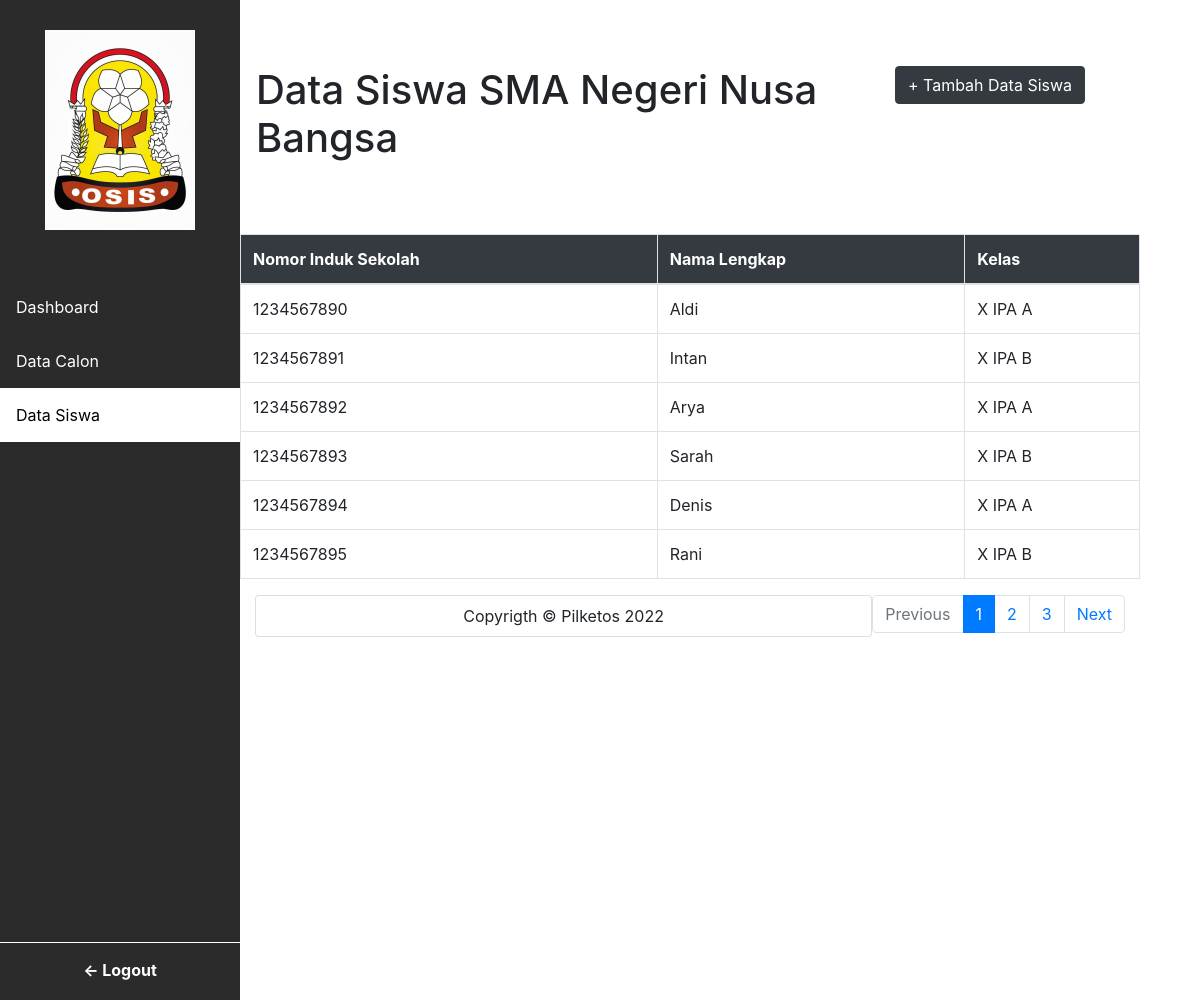
The page /data-siswa.php on the database its author committed.
### tables this page shows
CREATE TABLE `siswa` (
  `id` int(11) NOT NULL,
  `id_kelas` text NOT NULL,
  `nama_lengkap` varchar(100) NOT NULL,
  `nis` varchar(10) NOT NULL,
  `status` int(11) NOT NULL
);

### data-siswa.php (the view, shortened to what this page needs)
<?php
include 'db.php';
$siswa = mysqli_query($db, "SELECT * FROM siswa");
?>
<!DOCTYPE html>
<html>
<head>
  <link rel="stylesheet" href="https://cdn.jsdelivr.net/npm/bootstrap@4.6.2/dist/css/bootstrap.min.css">
<link rel="stylesheet" href="style.css">
</head>
<body>
<div class="bungkus">
 <div class="data-kiri">
    <ul>
      <li><center><img src="osis2.jpg" width="150" style="margin-top: 30px;"></center></li>
      <li style="margin-top: 50px;"><a href="dashboard.php">Dashboard</a></li>
      <li><a href="data-calon.php">Data Calon</a></li>
      <li><a class="active" href="data-siswa.php">Data Siswa</a></li>
      <li style="margin-top:500px"><a class="logout" href="index.php"><center><b><- Logout</b></center></a></li>
    </ul>
 </div>
  <div class="data-kanan">
    <div class="container-fluid">
      <div class="row">
        <div class="col-8 p-3">
          <h1>Data Siswa SMA Negeri Nusa Bangsa</h1>
        </div>
        <div class="col-4 text-center p-3"><a href="tambah-siswa.php" class="btn btn-dark">+ Tambah Data Siswa</a></div>
    </div>
      <div class="row justify-content-center mt-5">
        <table id="table_id" class="table table-bordered">
          <thead class="bg-dark text-white">
              <tr>
                  <th>Nomor Induk Sekolah</th>
                  <th>Nama Lengkap</th>
                  <th>Kelas</th>
              </tr>
          </thead>
          <tbody>
            <?php foreach ($siswa as $key => $value):?>
              <tr>
                  <td><?=$value['nis']?></td>
                  <td><?=$value['nama_lengkap']?></td>
                  <td><?=$value['id_kelas']?></td>
              </tr>
            <?php endforeach?>
          </tbody>
        </table>
      </div>
      <div class="float-right">
        <nav>
          <div class="pagination">
            <li class="page-item disabled">
              <a class="page-link" href="#" tabindex="-1">Previous</a>
            </li>
            <li class="page-item active"><a class="page-link" href="#">1</a></li>
            <li class="page-item"><a class="page-link" href="#">2 </a></li>
            <li class="page-item"><a class="page-link" href="#">3</a></li>
            <li class="page-item">
              <a class="page-link" href="#">Next</a>
            </li>
          </div>
        </nav>
      </div>
      <div class="row">
        <div class="col-12 card p-2">
          <center>Copyrigth &copy Pilketos 2022</center>
        </div>
      </div>
    </div>
  </div>
</div>
</body>
</html>

### style.css (style rules this page uses)
body { margin: 0; }
.bungkus { width: 100%; height: 100%; }
.data-kiri { width: 20%; background-color: #2b2b2b; height: 900px; float: left; }
ul { background-color: #2b2b2b; list-style-type: none; margin: 0; padding: 0; height: 1000px; }
li a { display: block; color: white; padding: 15px 16px; text-decoration: none !important; }
li a.active { background-color: white; color: black; }
.logout { border-top: 1px solid white; }
.data-kanan { margin-top: 50px; float: right; width:75%; margin-right: 60px !important; }

### rows shown on the page
siswa: nis "1234567890", nama_lengkap "Aldi", id_kelas "X IPA A"
siswa: nis "1234567891", nama_lengkap "Intan", id_kelas "X IPA B"
siswa: nis "1234567892", nama_lengkap "Arya", id_kelas "X IPA A"
siswa: nis "1234567893", nama_lengkap "Sarah", id_kelas "X IPA B"
siswa: nis "1234567894", nama_lengkap "Denis", id_kelas "X IPA A"
siswa: nis "1234567895", nama_lengkap "Rani", id_kelas "X IPA B"
